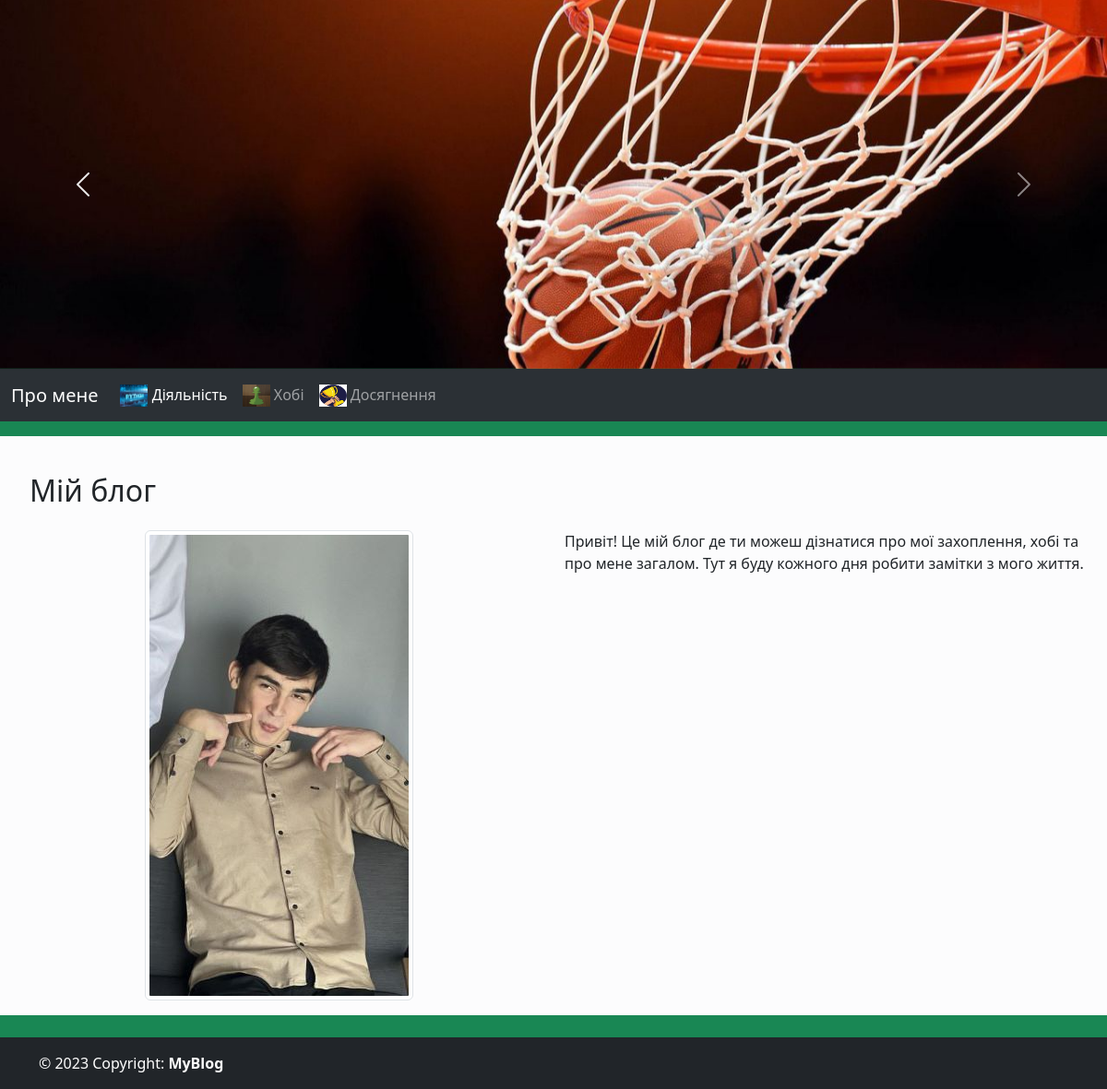
/index, run on the app's committed database.
### tables this page shows
CREATE TABLE "user" (
	"user_id"	INTEGER PRIMARY KEY AUTOINCREMENT,
	"name"	TEXT,
	"image"	TEXT,
	"login"	TEXT,
	"password"	TEXT,
	"description_short"	TEXT,
	"description"	TEXT
);

### main.py (the view)
@app.route('/')
@app.route('/index')
def index():
    user = getUser()
    return render_template('about.html', user=user)

### db_scripts.py (called while the page is built)
def open():
    global conn, cursor
    conn = sqlite3.connect(PATH + db_name)
    conn.row_factory = sqlite3.Row
    cursor = conn.cursor()

def close():
    cursor.close()
    conn.close()

def getUser():
    open()
    cursor.execute('''SELECT * FROM user''')
    user = cursor.fetchone()
    close()
    return user

### templates/about.html (shortened to what this page needs)
{% extends "index.html" %}
{% block body %}
<div class="bg-light-subtle p-3 mt-3">
    <h2 class="my-4 ms-3">Мій блог</h2>
    <div class="row">
        <div class="col-lg-6">
            <img src="/static/{{user.image}}" class="img-thumbnail rounded mx-auto d-block" alt="Фото">
        </div>
        <div class="col-lg-6">
            <p>{{user.description}}</p>
        </div>
    </div>
</div>
{% endblock %}

### data on the page
user: image (picture), description "Привіт! Це мій блог де ти можеш дізнатися про мої захоплення, хобі та про мене загалом. Тут я буду кожного дня робити замітки з мого життя."
